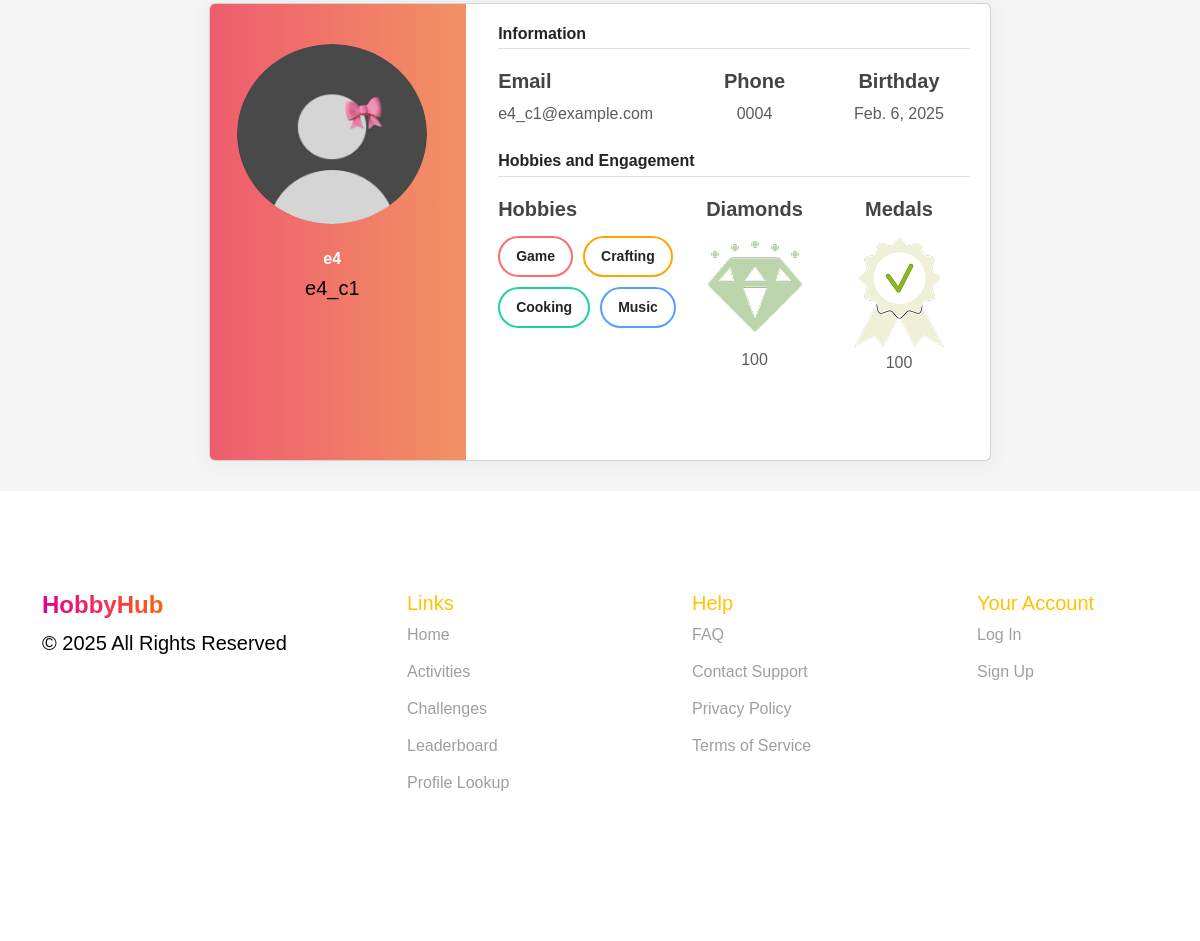
The app's page /profile_lookup/ (signed in, lower part), older data.
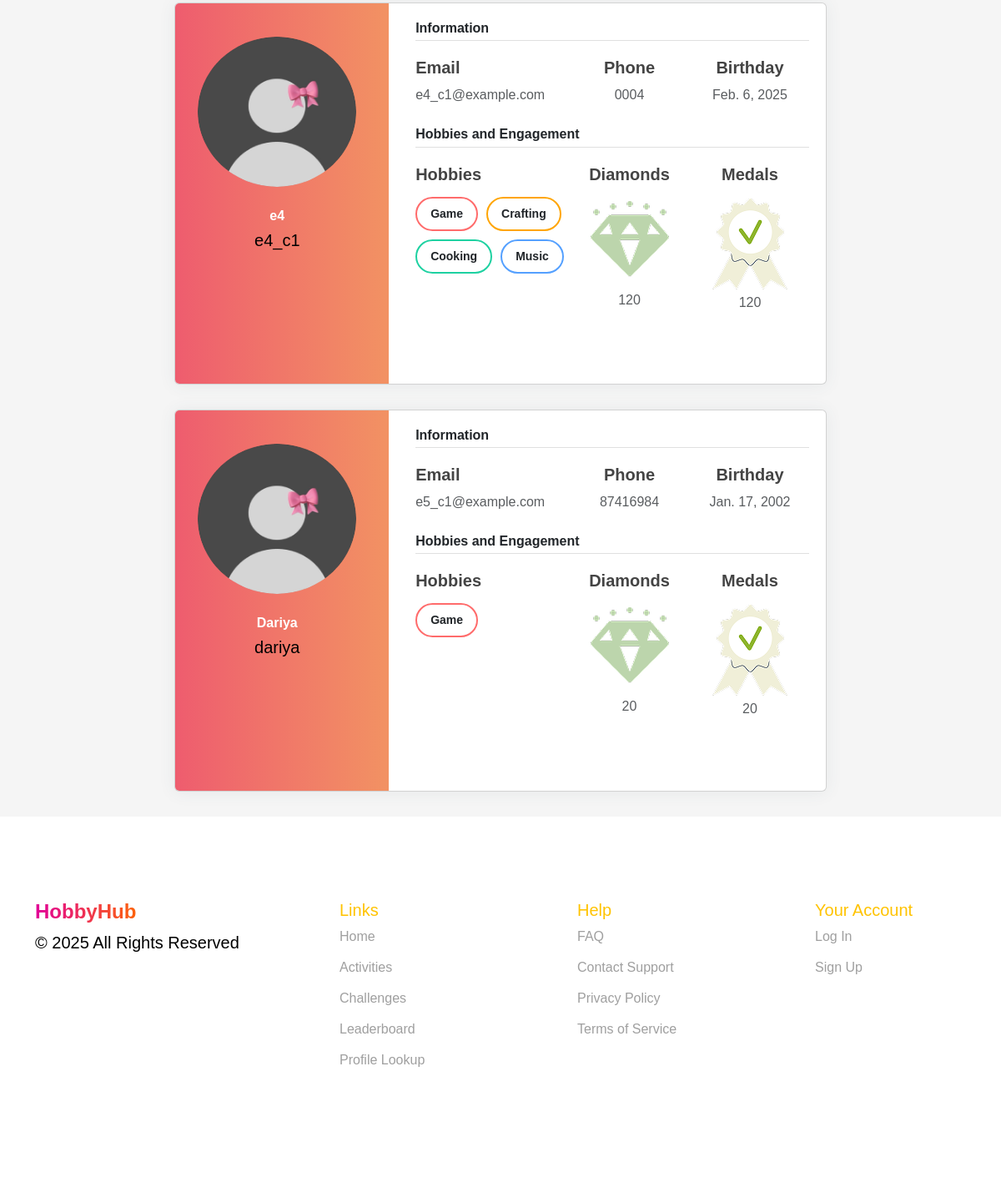
The same page, newer data.
### events/models.py (models this page shows, shortened)
class Employee(models.Model):
    nickname = models.CharField(max_length=100, primary_key=True, verbose_name="Nickname")
    name = models.CharField(max_length=255, verbose_name="Name")
    last_name = models.CharField(max_length=255, verbose_name="Last Name")
    number = models.CharField(max_length=20, verbose_name="Number")
    join_date = models.DateField(verbose_name="Join Date")
    date_of_birth = models.DateField(null=True, blank=True, verbose_name="Date of Birth")
    receive_sms_notifications = models.BooleanField(default=True, verbose_name="Receive SMS Notifications")
    receive_email_notifications = models.BooleanField(default=True, verbose_name="Receive Email Notifications")
    receive_reminders = models.BooleanField(default=True, verbose_name="Receive Reminders")
    social_id = models.CharField(max_length=255, blank=True, null=True)  # ID из социальной сети
    social_provider = models.CharField(max_length=50, blank=True, null=True)  # Провайдер (Google, Facebook и т.д.)
    company = models.ForeignKey(
        Company,
        to_field='company_id',
        on_delete=models.CASCADE,
        verbose_name="Company"
    )
    gender = models.CharField(max_length=10, choices=[('Male', 'Male'), ('Female', 'Female')], verbose_name="Gender")
    mail = models.EmailField(unique=True, verbose_name="Email")
    password = models.CharField(max_length=255, verbose_name="Password")
    is_approved = models.BooleanField(default=False, verbose_name="Approved")
    profile_photo = models.ImageField(upload_to='profile_photos/', null=True, blank=True, verbose_name="Profile Photo")
    hobbies = models.ManyToManyField(Hobby, blank=True, related_name='employees')
    diamonds = models.IntegerField(default=0, verbose_name="Diamonds")

class Hobby(models.Model):
    name = models.CharField(max_length=100, unique=True, verbose_name="Hobby Name")

### events/views.py (the view)
# urls.py: path('profile_lookup/', profile_lookup, name='profile_lookup'),
@role_required("employee")
@approval_required
def profile_lookup(request):
    nickname = request.session.get("nickname")
    if not nickname:
        return render(request, 'profile_lookup.html', {'employees': [], 'error': "User not found."})
    try:
        current_user = Employee.objects.filter(nickname=nickname).first()
        if not current_user:
            return render(request, 'profile_lookup.html', {'employees': [], 'error': "User not found."})
        employees = Employee.objects.filter(company=current_user.company, is_approved=True)
        hobbies = current_user.hobbies.all()
    except Employee.DoesNotExist:
        employees = []
        hobbies = []
    return render(request, 'profile_lookup.html', {
        'employees': employees,
        'hobbies': hobbies
    })

### events/views.py (called while the page is built)
def role_required(role):
    def decorator(view_func):
        @wraps(view_func)
        def wrapper(request, *args, **kwargs):
            if role == "employee" and not request.session.get("nickname"):
                return redirect(f"/sign_in/?next={request.get_full_path()}")
            if role == "organizer" and not request.session.get("company_id"):
                return redirect(f"/sign_in/?next={request.get_full_path()}")
            return view_func(request, *args, **kwargs)
        return wrapper
    return decorator

def approval_required(view_func):
    @wraps(view_func)
    def _wrapped_view(request, *args, **kwargs):
        nickname = request.session.get("nickname")
        if not nickname:
            return redirect("sign_in")
        user = Employee.objects.filter(nickname=nickname).first()
        if not user or not user.is_approved:
            return redirect("")
        return view_func(request, *args, **kwargs)
    return _wrapped_view

### events/templates/profile_lookup.html (shortened to what the changed rows need)
{% extends 'user_base.html' %}
{% load static %}
{% block extra_css %}
    <link rel="stylesheet" href="{% static 'css/profile_lookup.css' %}">
    <link rel="stylesheet" href="{% static 'css/sass_styles.css' %}">
    <link rel="stylesheet" href="https://cdn.jsdelivr.net/npm/bootstrap@5.3.0/dist/css/bootstrap.min.css">
    <link rel="stylesheet" href="{% static 'css/organizer-styles.css' %}">
    <link href="https://fonts.cdnfonts.com/css/gilroy-bold" rel="stylesheet">
    <link rel="stylesheet" href="https://cdn.jsdelivr.net/npm/swiper/swiper-bundle.min.css">
    {% endblock %}
{% block content %}
    <section class="profile_lookup">
        <div class="profiles">
            <div class="cards">
                {% for employee in employees %}
                <div class="card user-card-full">
                    <div class="row m-l-0 m-r-0">
                        <div class="col-sm-4 bg-c-lite-green user-profile">
                            <div class="card-block text-center text-white">
                                <div class="m-b-25">
                                    <img src="{% if employee.profile_photo %}{{ employee.profile_photo.url }}{% else %}{% static 'images/profile_photo.png' %}{% endif %}" class="img-radius" alt="User-Profile-Image">
                                </div>
                                <h6 class="f-w-600">{{ employee.name }}</h6>
                                <p>{{ employee.nickname }}</p>
                            </div>
                        </div>
                        <div class="col-sm-8">
                            <div class="card-block">
                                <h6 class="m-b-20 p-b-5 b-b-default f-w-600">Information</h6>
                                <div class="row">
                                    <div class="col-sm-5">
                                        <p class="m-b-10 f-w-600">Email</p>
                                        <h6 class="text-muted f-w-400">{{ employee.mail }}</h6>
                                    </div>
                                    <div class="col-sm-3">
                                        <p class="m-b-10 f-w-600">Phone</p>
                                        <h6 class="text-muted f-w-400">{{ employee.number }}</h6>
                                    </div>
                                    <div class="col-sm-4">
                                        <p class="m-b-10 f-w-600">Birthday</p>
                                        <h6 class="text-muted f-w-400">{{ employee.date_of_birth }}</h6>
                                    </div>
                                </div>
                                <h6 class="m-b-20 m-t-40 p-b-5 b-b-default f-w-600">Hobbies and Engagement</h6>
                                <div class="row">
                                    <div class="col-sm-5">
                                        <p class="m-b-10 f-w-600" style="padding-bottom: 4px;">Hobbies</p>
                                        <ul class="listed">
                                            {% for hobby in employee.hobbies.all %}
                                                <li>{{ hobby.name }}</li>
                                            {% endfor %}
                                        </ul>
                                    </div>
                                    <div class="col-sm-3">
                                        <p class="m-b-10 f-w-600">Diamonds</p>
                                        <img src="{% static 'images/sp_diamond.png' %}" class="img_diamond">
                                        <h6 class="text-muted f-w-400">{{ employee.diamonds }}</h6>
                                    </div>
                                    <div class="col-sm-4">
                                        <p class="m-b-10 f-w-600">Medals</p>
                                        <img src="{% static 'images/medal.png' %}" class="img_medal">
                                        <h6 class="text-muted f-w-400">{{ employee.diamonds }}</h6>
                                    </div>
                                </div>
                                <ul class="social-link list-unstyled m-t-40 m-b-10">
                                    <li></li>
                                    <li></li>
                                    <li></li>
                                </ul>
                            </div>
                        </div>
                    </div>
            </div>
                {% endfor %}
            </div>
        </div>
    </section>
   {% endblock %}

Row changes from the older to the newer data that the page shows:
changed Employee "e4_c1": diamonds "100" → "120"
added Employee: name "Dariya", nickname "dariya", mail "e5_c1@example.com", number "87416984", date_of_birth "Jan. 17, 2002", diamonds "20", Hobby (name "Game")
